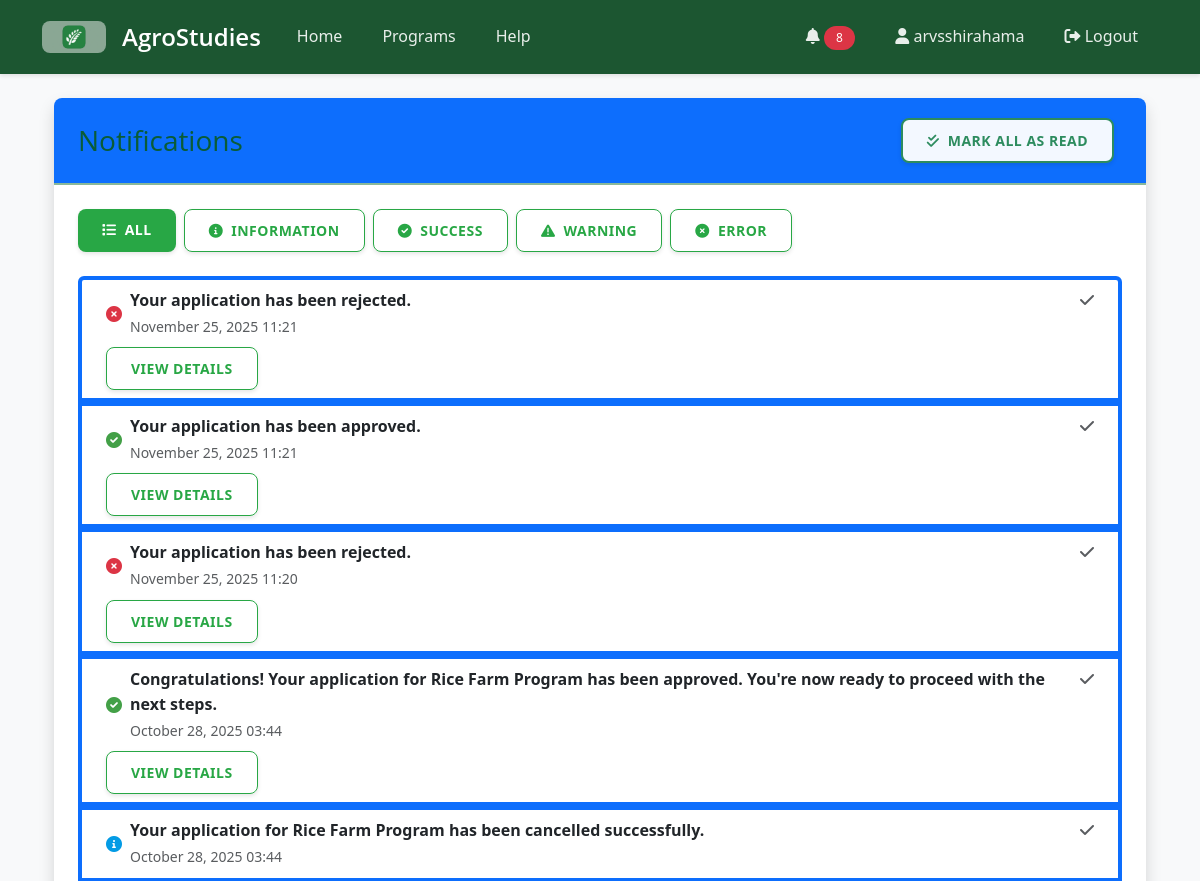
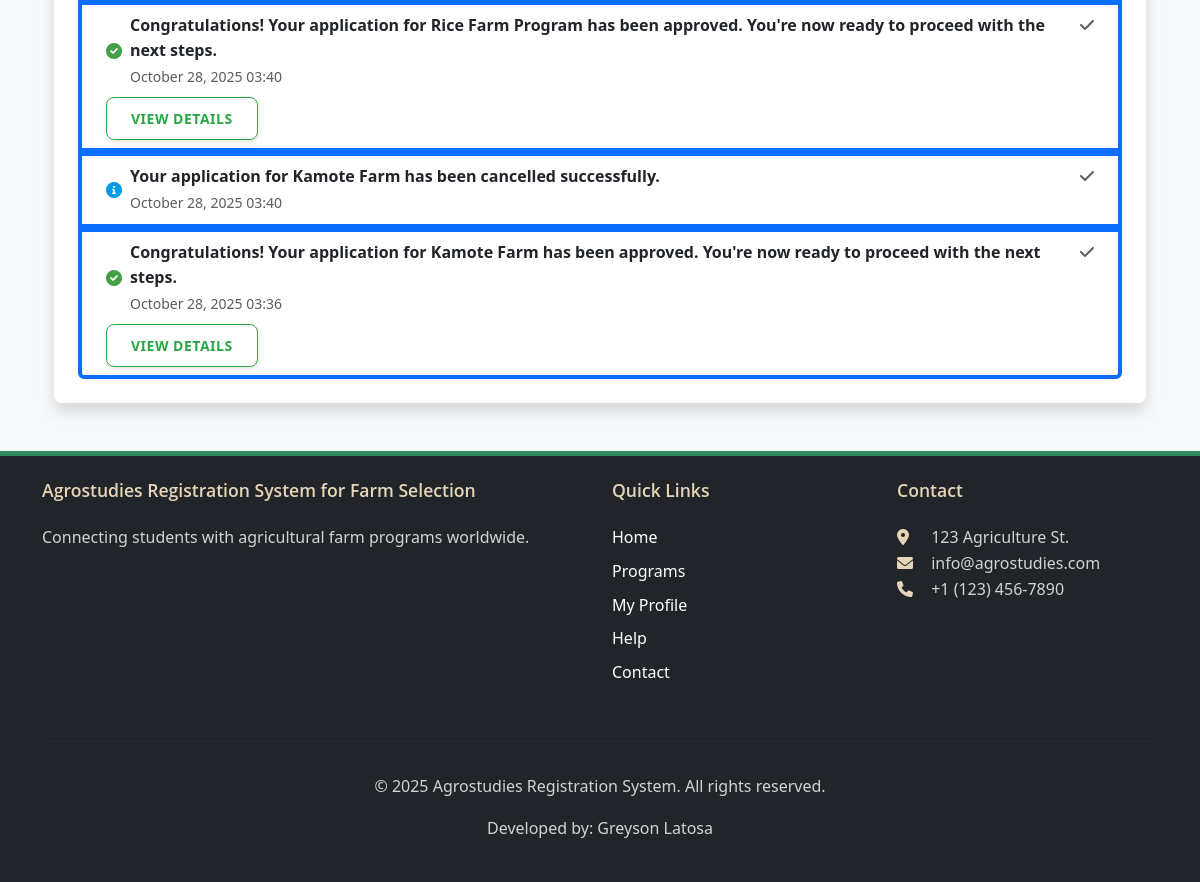
The page /notifications/ (signed in) on the database its author committed (2 pictures, top to bottom).
### core/models.py (models this page shows, shortened)
class Notification(models.Model):
    INFO = 'info'
    SUCCESS = 'success'
    WARNING = 'warning'
    ERROR = 'error'
    NOTIFICATION_TYPES = [
        (INFO, 'Information'),
        (SUCCESS, 'Success'),
        (WARNING, 'Warning'),
        (ERROR, 'Error'),
    ]
    user = models.ForeignKey(User, on_delete=models.CASCADE, related_name='notifications')
    message = models.TextField()
    notification_type = models.CharField(max_length=10, choices=NOTIFICATION_TYPES, default=INFO)
    link = models.CharField(max_length=255, blank=True, null=True)
    created_at = models.DateTimeField(auto_now_add=True)
    read = models.BooleanField(default=False)
    class Meta:
        ordering = ['-created_at']
    @classmethod
    def clear_old_notifications(cls, user, days=30):
        from datetime import timedelta
        from django.utils import timezone
        cutoff_date = timezone.now() - timedelta(days=days)
        return cls.objects.filter(user=user, created_at__lt=cutoff_date).delete()

### core/views.py (the view)
# urls.py: path('notifications/', views.notifications, name='notifications'),
@login_required
def notifications(request):
    notification_type = request.GET.get('type', None)
    notifications_queryset = Notification.objects.filter(user=request.user)
    Notification.clear_old_notifications(request.user)
    if notification_type in [Notification.INFO, Notification.SUCCESS, Notification.WARNING, Notification.ERROR]:
        notifications_queryset = notifications_queryset.filter(notification_type=notification_type)
    notifications = notifications_queryset.order_by('read', '-created_at')
    paginator = Paginator(notifications, 20)  # Show 20 notifications per page
    page_number = request.GET.get('page')
    page_obj = paginator.get_page(page_number)
    return render(request, 'notifications.html', {
        'notifications': page_obj,
        'is_paginated': page_obj.has_other_pages(),
        'page_obj': page_obj,
        'current_type': notification_type,
        'notification_types': [
            {'code': Notification.INFO, 'name': 'Information'},
            {'code': Notification.SUCCESS, 'name': 'Success'},
            {'code': Notification.WARNING, 'name': 'Warning'},
            {'code': Notification.ERROR, 'name': 'Error'},
        ]
    })

### core/context_processors.py (called while the page is built)
def notification_count(request):
    if request.user.is_authenticated:
        unread_count = Notification.objects.filter(user=request.user, read=False).count()
        return {
            'unread_notifications_count': unread_count
        }
    return {
        'unread_notifications_count': 0
    }

### templates/notifications.html (shortened to what this page needs)
{% extends 'base.html' %}
{% block content %}
<div class="container mt-4">
    <div class="card shadow">
        <div class="card-header bg-primary text-white d-flex justify-content-between align-items-center">
            <h3 class="mb-0">Notifications</h3>
            <div>
                <a href="{% url 'mark_all_read' %}{% if current_type %}?type={{ current_type }}{% endif %}" class="btn btn-sm btn-light me-2">
                    <i class="fas fa-check-double me-1"></i> Mark All as Read
                </a>
            </div>
        </div>
        <div class="card-body">
            <div class="mb-3 d-flex flex-wrap">
                <a href="{% url 'notifications' %}" class="btn btn-sm {% if not current_type %}btn-primary{% else %}btn-outline-primary{% endif %} me-2 mb-2">
                    <i class="fas fa-list me-1"></i> All
                </a>
                {% for type in notification_types %}
                    <a href="{% url 'notifications' %}?type={{ type.code }}"
                       class="btn btn-sm {% if current_type == type.code %}btn-primary{% else %}btn-outline-primary{% endif %} me-2 mb-2">
                        {% if type.code == 'info' %}
                            <i class="fas fa-info-circle me-1"></i>
                        {% elif type.code == 'success' %}
                            <i class="fas fa-check-circle me-1"></i>
                        {% elif type.code == 'warning' %}
                            <i class="fas fa-exclamation-triangle me-1"></i>
                        {% elif type.code == 'error' %}
                            <i class="fas fa-times-circle me-1"></i>
                        {% endif %}
                        {{ type.name }}
                    </a>
                {% endfor %}
            </div>
            {% if notifications %}
                <ul class="list-group">
                    {% for notification in notifications %}
                        <li class="list-group-item {% if not notification.read %}border-start border-4 border-primary{% endif %} d-flex justify-content-between align-items-start">
                            <div class="ms-2 me-auto">
                                <div class="d-flex align-items-center">
                                    {% if notification.notification_type == 'info' %}
                                        <i class="fas fa-info-circle text-info me-2"></i>
                                    {% elif notification.notification_type == 'success' %}
                                        <i class="fas fa-check-circle text-success me-2"></i>
                                    {% elif notification.notification_type == 'warning' %}
                                        <i class="fas fa-exclamation-triangle text-warning me-2"></i>
                                    {% elif notification.notification_type == 'error' %}
                                        <i class="fas fa-times-circle text-danger me-2"></i>
                                    {% endif %}
                                    <div>
                                        <div class="fw-bold">{{ notification.message }}</div>
                                        <small class="text-muted">{{ notification.created_at|date:"F d, Y H:i" }}</small>
                                    </div>
                                </div>
                                {% if notification.link %}
                                    <div class="mt-2">
                                        <a href="{{ notification.link }}" class="btn btn-sm btn-outline-primary">View Details</a>
                                    </div>
                                {% endif %}
                            </div>
                            <div class="d-flex">
                                <a href="{% url 'mark_notification_read' notification.id %}" class="text-decoration-none me-2" title="Mark as read">
                                    <i class="fas fa-check text-muted"></i>
                                </a>
                            </div>
                        </li>
                    {% endfor %}
                </ul>
            {% else %}
                <div class="alert alert-info">
                    <i class="fas fa-info-circle me-2"></i> You have no notifications at the moment.
                </div>
            {% endif %}
        </div>
    </div>
</div>
{% endblock %}

### templates/base.html (shortened to what this page needs)
{% load static %}
<!DOCTYPE html>
<html lang="en">
<head>
    <link href="https://cdn.jsdelivr.net/npm/bootstrap@5.3.0/dist/css/bootstrap.min.css" rel="stylesheet">
    <link rel="stylesheet" href="https://cdnjs.cloudflare.com/ajax/libs/font-awesome/6.0.0/css/all.min.css">
    <link rel="stylesheet" href="{% static 'css/theme.css' %}">
    <link rel="stylesheet" href="{% static 'css/main.css' %}">
    <link rel="stylesheet" href="{% static 'css/modal-animations.css' %}">
</head>
<body>
    <nav class="navbar navbar-expand-lg navbar-dark bg-dark">
        <div class="container">
            <div class="d-flex align-items-center">
                <a href="{% url 'index' %}" class="me-3">
                    <img src="{% static 'images/logo-agrostudies.png' %}" alt="AgroStudies Logo" height="32" style="border-radius: 8px;">
                </a>
                <a class="navbar-brand" href="{% url 'index' %}">AgroStudies</a>
            </div>
            <div class="collapse navbar-collapse" id="navbarNav">
                <ul class="navbar-nav me-auto">
                    <li class="nav-item">
                        <a class="nav-link" href="{% url 'index' %}">Home</a>
                    </li>
                    <li class="nav-item">
                        <a class="nav-link" href="{% url 'program_list' %}">Programs</a>
                    </li>
                    <li class="nav-item">
                        <a class="nav-link" href="{% url 'help' %}">Help</a>
                    </li>
                </ul>
                <ul class="navbar-nav ms-auto">
                    {% if user.is_authenticated %}
                        <li class="nav-item dropdown">
                            <a class="nav-link" href="#" id="notificationDropdown" role="button" data-bs-toggle="dropdown" aria-expanded="false">
                                <i class="fas fa-bell"></i>
                                {% if unread_notifications_count > 0 %}
                                    <span class="badge rounded-pill bg-danger">{{ unread_notifications_count }}</span>
                                {% endif %}
                            </a>
                        </li>
                        <li class="nav-item">
                            <a class="nav-link" href="{% url 'profile' %}">
                                <i class="fas fa-user"></i> {{ user.username }}
                            </a>
                        </li>
                        <li class="nav-item">
                            <a class="nav-link" href="{% url 'logout' %}">
                                <i class="fas fa-sign-out-alt"></i> Logout
                            </a>
                        </li>
                    {% endif %}
                </ul>
            </div>
        </div>
    </nav>
    <main class="container my-4">
        {% block content %}{% endblock %}
    </main>
    <footer class="bg-dark text-white py-4 mt-5">
        <div class="container">
            <div class="row">
                <div class="col-md-6">
                    <h5>Agrostudies Registration System for Farm Selection</h5>
                    <p>Connecting students with agricultural farm programs worldwide.</p>
                </div>
                <div class="col-md-3">
                    <h5>Quick Links</h5>
                    <ul class="list-unstyled">
                        <li><a href="{% url 'index' %}" class="text-white">Home</a></li>
                        <li><a href="{% url 'program_list' %}" class="text-white">Programs</a></li>
                        {% if user.is_authenticated %}
                            <li><a href="{% url 'profile' %}" class="text-white">My Profile</a></li>
                        {% else %}
                            <li><a href="#" data-bs-toggle="modal" data-bs-target="#loginModal" class="text-white">Login</a></li>
                            <li><a href="#" data-bs-toggle="modal" data-bs-target="#registerModal" class="text-white">Register</a></li>
                        {% endif %}
                        <li><a href="{% url 'help' %}" class="text-white">Help</a></li>
                        <li><a href="{% url 'contact' %}" class="text-white">Contact</a></li>
                    </ul>
                </div>
                <div class="col-md-3">
                    <h5>Contact</h5>
                    <address>
                        <i class="fas fa-map-marker-alt"></i> 123 Agriculture St.<br>
                        <i class="fas fa-envelope"></i> info@agrostudies.com<br>
                        <i class="fas fa-phone"></i> +1 (123) 456-7890
                    </address>
                </div>
            </div>
            <hr>
            <div class="text-center">
                <p>&copy; {% now "Y" %} Agrostudies Registration System. All rights reserved.</p>
                <p>Developed by: Greyson Latosa</p>
            </div>
        </div>
    </footer>
</body>
</html>

### static/css/theme.css (style rules this page uses)
:root { --ag-green-dark: #0A5C36; --ag-green: #2D8C5F; --ag-brown: #8C6954; --ag-beige: #F9F7F4; --ag-wheat: #E6D5B8; --ag-sage: #89B899; --ag-clay: #B6857A; --ag-success: #43A047; --ag-warning: #FFA000; --ag-danger: #E57373; --ag-info: #039BE5; --ag-font-primary: 'Open Sans', system-ui, -apple-system, sans-serif; --ag-font-headers: 'Montserrat', var(--ag-font-primary); }
body { font-family: var(--ag-font-primary); background-color: var(--ag-beige); color: #333; line-height: 1.6; }
.btn { border-radius: 8px; transition: all 0.3s ease; font-weight: 600; letter-spacing: 0.5px; text-transform: uppercase; box-shadow: 0 2px 4px rgba(0, 0, 0, 0.1); padding: 0.625rem 1.5rem; }
.btn-light { background: rgba(255, 255, 255, 0.95); border: 2px solid var(--ag-green); color: var(--ag-green); }
h1, h2, h3, h4, h5, h6 { font-family: var(--ag-font-headers); color: var(--ag-green-dark); }
.navbar-dark { background: var(--ag-green-dark) !important; box-shadow: 0 2px 4px rgba(0,0,0,0.1); }
.navbar-dark .navbar-nav .nav-link { color: rgba(255,255,255,0.9); font-weight: 500; padding: 1rem 1.25rem; transition: all 0.3s ease; }
.navbar-dark .navbar-brand { color: #fff; font-family: var(--ag-font-headers); font-weight: 600; font-size: 1.5rem; }
.card { background-color: #fff; border: none; border-radius: 16px; box-shadow: 0 4px 6px rgba(0,0,0,0.05); transition: all 0.3s ease; overflow: hidden; }
.card-header { background-color: var(--ag-beige); color: var(--ag-green-dark); border-bottom: 2px solid var(--ag-sage); padding: 1.25rem 1.5rem; }
.card-body { padding: 1.5rem; }
.btn-primary { background-color: var(--ag-green); border: none; color: white; }
.badge { padding: 0.5em 1em; font-weight: 500; letter-spacing: 0.5px; }
.text-success { color: var(--ag-success) !important; }
.text-info { color: var(--ag-info) !important; }
.list-group-item { border-left: 4px solid transparent; transition: all 0.3s ease; }
footer { background: var(--ag-green-dark) !important; padding: 4rem 0 2rem; margin-top: 6rem; border-top: 5px solid var(--ag-green); }
footer h5 { color: var(--ag-wheat); font-weight: 600; margin-bottom: 1.5rem; font-size: 1.1rem; }
footer a { color: rgba(255,255,255,0.8) !important; transition: all 0.3s ease; text-decoration: none; display: inline-block; margin-bottom: 0.5rem; }
footer p { color: rgba(255,255,255,0.8); }
footer hr { border-color: rgba(255,255,255,0.1); margin: 2rem 0; }
footer address { color: rgba(255,255,255,0.8); }
footer i { color: var(--ag-wheat); width: 20px; margin-right: 10px; }

### static/css/main.css (style rules this page uses)
body { font-family: 'Segoe UI', Tahoma, Geneva, Verdana, sans-serif; background-color: #f8f9fa; color: #333; }
a { color: #28a745; text-decoration: none; }
.btn-primary { background-color: #28a745; border-color: #28a745; }
.btn-outline-primary { color: #28a745; border-color: #28a745; }
.navbar-dark { background-color: #1c5631 !important; }
.navbar-brand { font-weight: bold; font-size: 1.5rem; }
.card { border-radius: 8px; box-shadow: 0 2px 8px rgba(0,0,0,0.1); transition: transform 0.3s ease; }
footer { background-color: #1c5631 !important; }
footer a { transition: opacity 0.2s ease; }

### rows shown on the page
Notification: notification_type "error" (drawn), message "Your application has been rejected.", created_at "November 25, 2025 11:21"
Notification: notification_type "success" (drawn), message "Your application has been approved.", created_at "November 25, 2025 11:21"
Notification: notification_type "error" (drawn), message "Your application has been rejected.", created_at "November 25, 2025 11:20"
Notification: notification_type "success" (drawn), message "Congratulations! Your application for Rice Farm Program has been approved. You're now ready to proceed with the next steps.", created_at "October 28, 2025 03:44"
Notification: notification_type "info" (drawn), message "Your application for Rice Farm Program has been cancelled successfully.", created_at "October 28, 2025 03:44"
Notification: notification_type "success" (drawn), message "Congratulations! Your application for Rice Farm Program has been approved. You're now ready to proceed with the next steps.", created_at "October 28, 2025 03:40"
Notification: notification_type "info" (drawn), message "Your application for Kamote Farm has been cancelled successfully.", created_at "October 28, 2025 03:40"
Notification: notification_type "success" (drawn), message "Congratulations! Your application for Kamote Farm has been approved. You're now ready to proceed with the next steps.", created_at "October 28, 2025 03:36"

### other values the page prints
{{ unread_notifications_count }} "8"
{{ user.username }} "arvsshirahama"
{{ type.name }} "INFORMATION" "SUCCESS" "WARNING" "ERROR"
